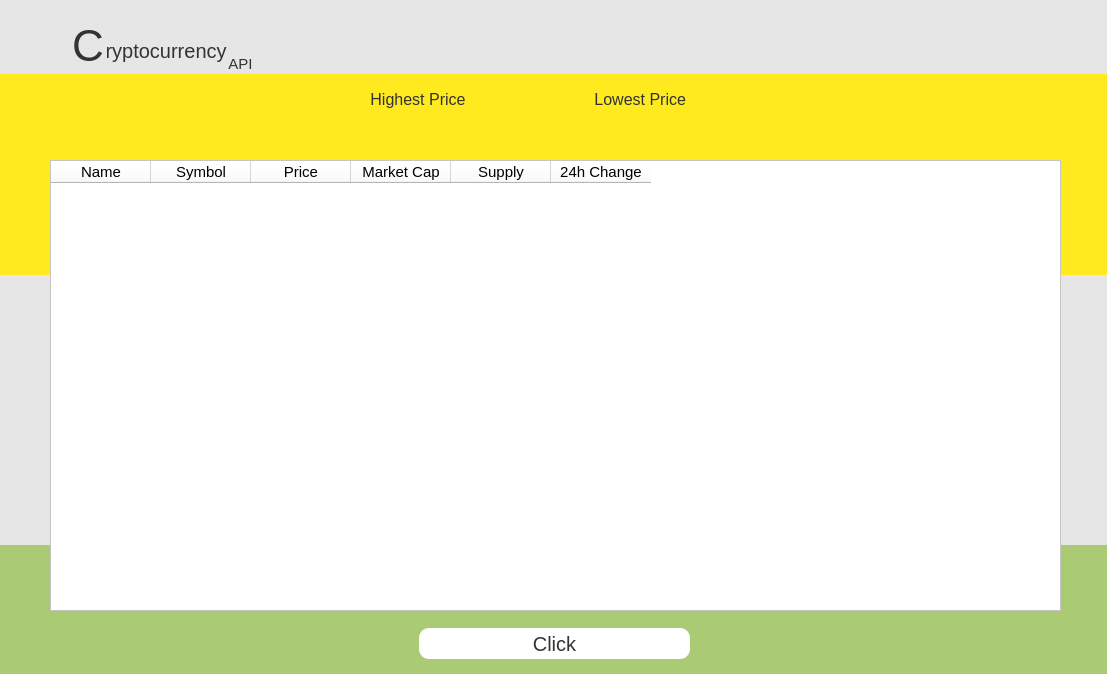
<?xml version="1.0" encoding="UTF-8"?>
<ui version="4.0">
 <class>MainWindow</class>
 <widget class="QMainWindow" name="MainWindow">
  <property name="enabled">
   <bool>true</bool>
  </property>
  <property name="geometry">
   <rect>
    <x>0</x>
    <y>0</y>
    <width>1107</width>
    <height>674</height>
   </rect>
  </property>
  <property name="windowTitle">
   <string>Coin API</string>
  </property>
  <property name="windowIcon">
   <iconset>
    <normaloff>icons8-combo-chart-48.png</normaloff>icons8-combo-chart-48.png</iconset>
  </property>
  <property name="styleSheet">
   <string notr="true">background-color: rgb(230, 230, 230);</string>
  </property>
  <property name="animated">
   <bool>true</bool>
  </property>
  <widget class="QWidget" name="centralwidget">
   <widget class="QWidget" name="widget" native="true">
    <property name="geometry">
     <rect>
      <x>0</x>
      <y>74</y>
      <width>1107</width>
      <height>201</height>
     </rect>
    </property>
    <property name="styleSheet">
     <string notr="true">background-color: rgb(255, 234, 32);</string>
    </property>
    <widget class="QLabel" name="label_hp">
     <property name="geometry">
      <rect>
       <x>366</x>
       <y>10</y>
       <width>111</width>
       <height>31</height>
      </rect>
     </property>
     <property name="font">
      <font>
       <pointsize>12</pointsize>
      </font>
     </property>
     <property name="styleSheet">
      <string notr="true">color: rgb(51, 51, 51);</string>
     </property>
     <property name="text">
      <string> Highest Price</string>
     </property>
    </widget>
    <widget class="QLabel" name="label_lp">
     <property name="geometry">
      <rect>
       <x>590</x>
       <y>10</y>
       <width>101</width>
       <height>31</height>
      </rect>
     </property>
     <property name="font">
      <font>
       <pointsize>12</pointsize>
      </font>
     </property>
     <property name="styleSheet">
      <string notr="true">color: rgb(51, 51, 51);</string>
     </property>
     <property name="text">
      <string> Lowest Price</string>
     </property>
    </widget>
    <widget class="QLabel" name="label_nhmc">
     <property name="geometry">
      <rect>
       <x>369</x>
       <y>42</y>
       <width>141</width>
       <height>31</height>
      </rect>
     </property>
     <property name="font">
      <font>
       <pointsize>10</pointsize>
      </font>
     </property>
     <property name="styleSheet">
      <string notr="true">color: rgb(51, 51, 51);</string>
     </property>
     <property name="text">
      <string/>
     </property>
    </widget>
    <widget class="QLabel" name="label_nlp">
     <property name="geometry">
      <rect>
       <x>598</x>
       <y>42</y>
       <width>91</width>
       <height>31</height>
      </rect>
     </property>
     <property name="font">
      <font>
       <pointsize>10</pointsize>
      </font>
     </property>
     <property name="styleSheet">
      <string notr="true">color: rgb(51, 51, 51);
</string>
     </property>
     <property name="text">
      <string/>
     </property>
    </widget>
   </widget>
   <widget class="QTableWidget" name="tableWidget">
    <property name="geometry">
     <rect>
      <x>50</x>
      <y>160</y>
      <width>1011</width>
      <height>451</height>
     </rect>
    </property>
    <property name="font">
     <font>
      <pointsize>9</pointsize>
     </font>
    </property>
    <property name="styleSheet">
     <string notr="true">background-color: rgb(255, 255, 255);
</string>
    </property>
    <property name="editTriggers">
     <set>QAbstractItemView::NoEditTriggers</set>
    </property>
    <property name="showGrid">
     <bool>false</bool>
    </property>
    <property name="gridStyle">
     <enum>Qt::NoPen</enum>
    </property>
    <attribute name="horizontalHeaderVisible">
     <bool>true</bool>
    </attribute>
    <column>
     <property name="text">
      <string>Name</string>
     </property>
     <property name="font">
      <font>
       <pointsize>11</pointsize>
      </font>
     </property>
     <property name="textAlignment">
      <set>AlignCenter</set>
     </property>
    </column>
    <column>
     <property name="text">
      <string>Symbol</string>
     </property>
     <property name="font">
      <font>
       <pointsize>11</pointsize>
      </font>
     </property>
    </column>
    <column>
     <property name="text">
      <string>Price</string>
     </property>
     <property name="font">
      <font>
       <pointsize>11</pointsize>
      </font>
     </property>
    </column>
    <column>
     <property name="text">
      <string>Market Cap</string>
     </property>
     <property name="font">
      <font>
       <pointsize>11</pointsize>
      </font>
     </property>
    </column>
    <column>
     <property name="text">
      <string>Supply</string>
     </property>
     <property name="font">
      <font>
       <pointsize>11</pointsize>
      </font>
     </property>
    </column>
    <column>
     <property name="text">
      <string>24h Change</string>
     </property>
     <property name="font">
      <font>
       <pointsize>11</pointsize>
      </font>
     </property>
    </column>
   </widget>
   <widget class="QWidget" name="widget_2" native="true">
    <property name="geometry">
     <rect>
      <x>0</x>
      <y>545</y>
      <width>1107</width>
      <height>131</height>
     </rect>
    </property>
    <property name="styleSheet">
     <string notr="true">background-color: rgb(170, 203, 115);</string>
    </property>
    <widget class="QPushButton" name="pb_click">
     <property name="geometry">
      <rect>
       <x>419</x>
       <y>83</y>
       <width>271</width>
       <height>31</height>
      </rect>
     </property>
     <property name="font">
      <font>
       <pointsize>15</pointsize>
      </font>
     </property>
     <property name="cursor">
      <cursorShape>PointingHandCursor</cursorShape>
     </property>
     <property name="styleSheet">
      <string notr="true">QPushButton{
color: rgb(51, 51, 51);
 background-color: rgb(255, 255, 255);
 border-radius: 10px;
}
QPushButton:Hover{
color: rgb(255, 255, 255);
 background-color:rgb(51, 51, 51) ;
}
</string>
     </property>
     <property name="text">
      <string>Click</string>
     </property>
    </widget>
   </widget>
   <widget class="QLabel" name="label_2">
    <property name="geometry">
     <rect>
      <x>100</x>
      <y>30</y>
      <width>131</width>
      <height>41</height>
     </rect>
    </property>
    <property name="font">
     <font>
      <pointsize>15</pointsize>
      <weight>50</weight>
      <italic>false</italic>
      <bold>false</bold>
     </font>
    </property>
    <property name="styleSheet">
     <string notr="true">color: rgb(51, 51, 51);</string>
    </property>
    <property name="text">
     <string> ryptocurrency</string>
    </property>
   </widget>
   <widget class="QLabel" name="label_3">
    <property name="geometry">
     <rect>
      <x>225</x>
      <y>53</y>
      <width>41</width>
      <height>21</height>
     </rect>
    </property>
    <property name="font">
     <font>
      <pointsize>11</pointsize>
     </font>
    </property>
    <property name="styleSheet">
     <string notr="true">color: rgb(51, 51, 51);</string>
    </property>
    <property name="text">
     <string> API</string>
    </property>
   </widget>
   <widget class="QLabel" name="label_1">
    <property name="geometry">
     <rect>
      <x>60</x>
      <y>20</y>
      <width>47</width>
      <height>51</height>
     </rect>
    </property>
    <property name="font">
     <font>
      <pointsize>33</pointsize>
     </font>
    </property>
    <property name="styleSheet">
     <string notr="true">color: rgb(51, 51, 51);</string>
    </property>
    <property name="text">
     <string> C</string>
    </property>
   </widget>
   <widget class="QLabel" name="label_4">
    <property name="geometry">
     <rect>
      <x>270</x>
      <y>20</y>
      <width>61</width>
      <height>51</height>
     </rect>
    </property>
    <property name="text">
     <string/>
    </property>
    <property name="pixmap">
     <pixmap>icons8-combo-chart-48.png</pixmap>
    </property>
   </widget>
   <zorder>widget</zorder>
   <zorder>widget_2</zorder>
   <zorder>tableWidget</zorder>
   <zorder>label_2</zorder>
   <zorder>label_3</zorder>
   <zorder>label_1</zorder>
   <zorder>label_4</zorder>
  </widget>
 </widget>
 <resources/>
 <connections/>
</ui>
